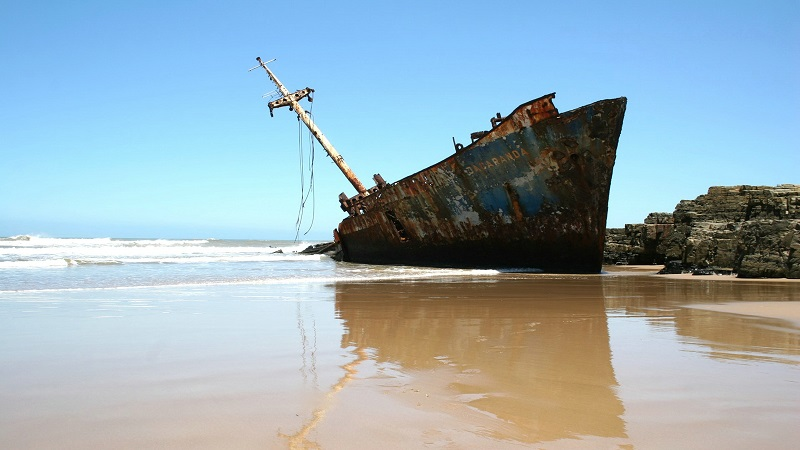
#> input picture ship.jpg, 800 x 450 px
$ python otsu.py
#> lines starting #> are read from the running program, lines starting #| are printed output that depends on the picture
import cv2
import numpy as np
import matplotlib.pyplot as plt

GRAY_SCALE = 256


def otsuth(img, threshold):
    image_gray = cv2.cvtColor(img, cv2.COLOR_RGB2GRAY)


    fg_pix = image_gray > threshold
    bg_pix = image_gray <= threshold

    w0 = float(np.sum(fg_pix)) / image_gray.size
    w1 = float(np.sum(bg_pix)) / image_gray.size

    u0 = 0
    u1 = 0
    if np.sum(fg_pix) != 0:
        u0 = np.sum(image_gray * fg_pix) / np.sum(fg_pix)
    if np.sum(bg_pix) != 0:
        u1 = np.sum(image_gray * bg_pix) / np.sum(bg_pix)

    val = w0 * w1 * (u0 - u1) * (u0 - u1)
    return val


if __name__ == '__main__':
    file_path = 'ship.jpg'
    image = cv2.imread(file_path)
#> image is the input picture: shape (450, 800, 3); mean B, G, R 184.8, 174.7, 153.5
    cv2.imshow('origin_img', image)
    image_gray = cv2.cvtColor(image, cv2.COLOR_RGB2GRAY)
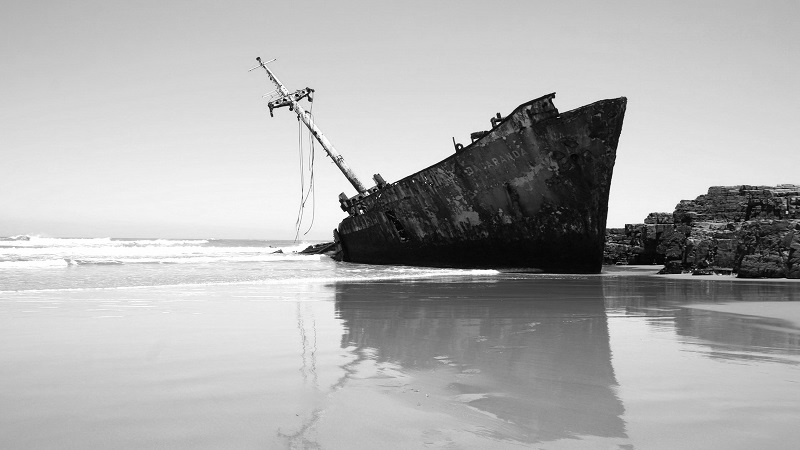
#> image_gray: shape (450, 800); min 0, max 255, mean 175.3

    image_gray[image_gray > 143] = 255
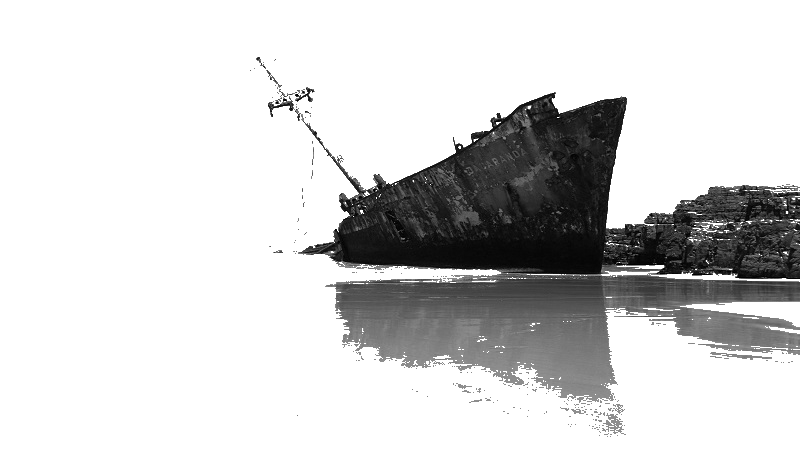
#> image_gray: shape (450, 800); min 0, max 255, mean 210.1

    cv2.imshow('IM_OTSU', image_gray)
    cv2.waitKey(-1)

    # [15 lines of commented-out code are left out]
